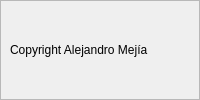
        <widget class="QWidget" name="footerContainer" native="true">
         <layout class="QHBoxLayout" name="horizontalLayout_11">
          <property name="spacing">
           <number>0</number>
          </property>
          <property name="leftMargin">
           <number>0</number>
          </property>
          <property name="topMargin">
           <number>0</number>
          </property>
          <property name="rightMargin">
           <number>0</number>
          </property>
          <property name="bottomMargin">
           <number>0</number>
          </property>
          <item>
           <widget class="QFrame" name="frame_10">
            <property name="frameShape">
             <enum>QFrame::StyledPanel</enum>
            </property>
            <property name="frameShadow">
             <enum>QFrame::Raised</enum>
            </property>
            <layout class="QHBoxLayout" name="horizontalLayout_12">
             <item>
              <widget class="QLabel" name="label_15">
               <property name="text">
                <string>Copyright Alejandro Mejía</string>
               </property>
              </widget>
             </item>
             <item alignment="Qt::AlignRight">
              <widget class="QLabel" name="autosaveLbl">
               <property name="text">
                <string/>
               </property>
              </widget>
             </item>
            </layout>
           </widget>
          </item>
         </layout>
        </widget>
